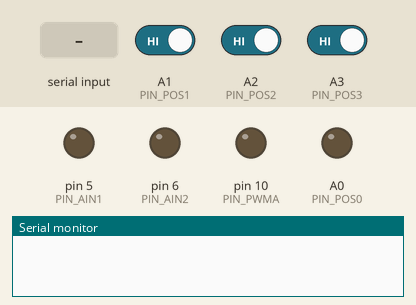
Bench run of a sketch on a simulated Arduino Uno, built with avr-gcc and run on an emulated ATmega328P. On the bench: output pins drawn as LEDs (lit = HIGH), the last lines printed to the serial monitor. The inputs (shaded band) are chosen by the test bench; at power-on: A1 (PIN_POS1) HIGH, A2 (PIN_POS2) HIGH, A3 (PIN_POS3) HIGH.

Above: at 1.2 s.
1.3 s: "90,45\n" received over Serial
At 2.6 s:
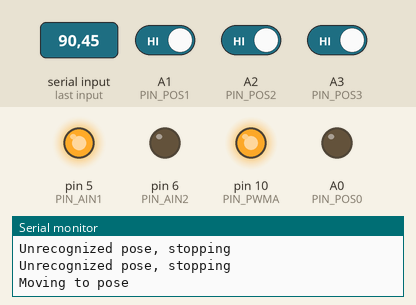
3.8 s: A1 (PIN_POS1) driven LOW and A2 (PIN_POS2) driven LOW and A3 (PIN_POS3) driven LOW
At 4.8 s:
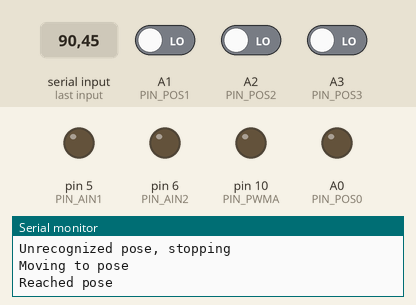
5.3 s: A1 (PIN_POS1) driven HIGH
At 6.0 s:
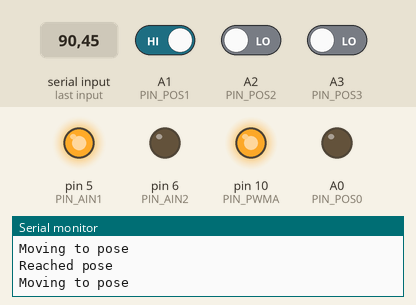
6.8 s: A1 (PIN_POS1) driven LOW
At 7.1 s:
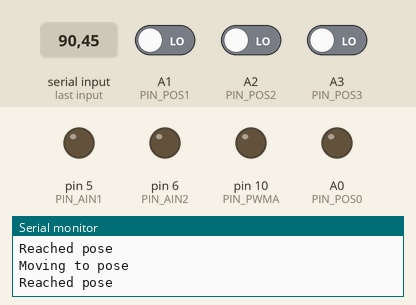
Timing chart, 0 to 9.3 s (numbered marks = the images above; inputs shaded):
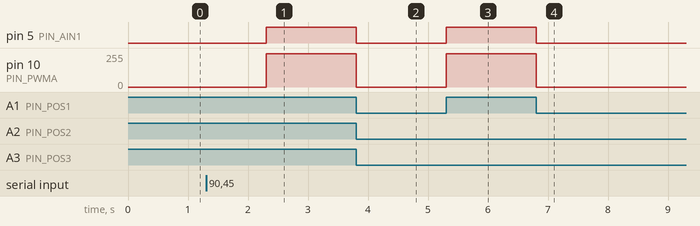

Measured:
- after the input at 1.3 s, pin 5 (PIN_AIN1): LOW → HIGH after 1.0 s; pin 10 (PIN_PWMA): 0/255 → 250/255 after 1.0 s
- after the input at 3.8 s, pin 5 (PIN_AIN1): HIGH → LOW at once; pin 10 (PIN_PWMA): 250/255 → 0/255 at once
- after the input at 5.3 s, pin 5 (PIN_AIN1): LOW → HIGH at once; pin 10 (PIN_PWMA): 0/255 → 250/255 at once
- after the input at 6.8 s, pin 5 (PIN_AIN1): HIGH → LOW at once; pin 10 (PIN_PWMA): 250/255 → 0/255 at once

The sketch:

cat_control.ino
```cpp
const int PIN_AIN1 = 5;
const int PIN_AIN2 = 6;
const int PIN_PWMA = 10;

const int PIN_POS0 = A0;
const int PIN_POS1 = A1;
const int PIN_POS2 = A2;
const int PIN_POS3 = A3;

const int CAT_SPEED = 250;

int catPoses[] = {
  0b0000,
  0b0001,
  0b1001,
  0b1101,
  0b0101,
  0b0100,
  0b1100,
  0b1000,
};

bool moving = false;

void setup() {
  Serial.begin(115200);

  pinMode(PIN_AIN1, OUTPUT);
  pinMode(PIN_AIN2, OUTPUT);
  pinMode(PIN_PWMA, OUTPUT);

  pinMode(PIN_POS0, OUTPUT);
  pinMode(PIN_POS1, INPUT_PULLUP);
  pinMode(PIN_POS2, INPUT_PULLUP);
  pinMode(PIN_POS3, INPUT_PULLUP);
}

void startMoving() {
  analogWrite(PIN_PWMA, CAT_SPEED);
  digitalWrite(PIN_AIN1, HIGH);
  moving = true;
}

void stopMoving() {
  analogWrite(PIN_PWMA, 0);
  digitalWrite(PIN_AIN1, LOW);
  moving = false;
}

int readCurrentPose() {
  int pos = 0;

  pos |= digitalRead(PIN_POS1);
  pos |= digitalRead(PIN_POS2) << 2;
  pos |= digitalRead(PIN_POS3) << 3;

  return pos;
}

bool validPose(int pose) {
  for (int i = 0; i < sizeof(catPoses) / sizeof(int); i++) {
    if (catPoses[i] == pose) {
      return true;
    }
  }

  return false;
}

void loop() {
  static int lastPose = -1;
  static int targetPose = -1;

  if (Serial.available()) {
    int candidatePose = Serial.parseInt();

    if (validPose(candidatePose)) {
      targetPose = candidatePose;
    } else {
      Serial.println("Unrecognized pose, stopping");
      stopMoving();
    }
  }

  int currentPose = readCurrentPose();

  if (!moving && targetPose != -1 && targetPose != currentPose) {
    startMoving();
    Serial.println("Moving to pose");
  }

  if (currentPose != lastPose) {
    if (currentPose == targetPose) {
      stopMoving();
      Serial.println("Reached pose");
    }
  }

  lastPose = currentPose;

  delay(1);
}
```
